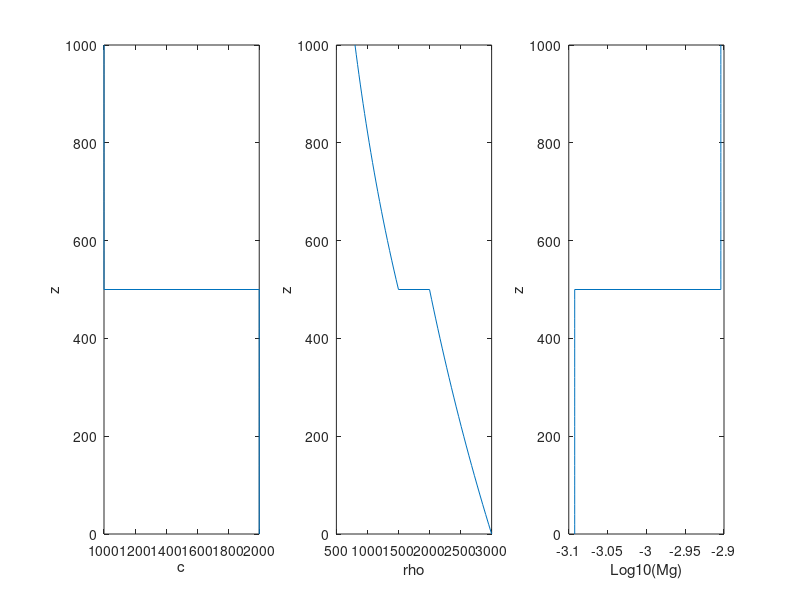

Recreate this plot in MATLAB. (Note: this script raises an error after producing the figure.)
% conduit internal gravity model driver

%% Model parameters.
% conduit parameters
%
source = '../source';
addpath(genpath(source));
%% define the material properties and discretization parameters.
Mc.R  = 10;  % conduit radius
Mc.L   = 1000; % conduit length
Mc.nz = 50;  % number of grid points in z direction
Mc.nr = 30;  % number of grid points in r direction
Mc.order = 6; % order of accuracy in z direction
Mc.order_r = 6; % order of accuracy in r direction

Mc.S = pi*Mc.R^2*ones(Mc.nz+1, 1); %cross-sectional area.
Mc.g = 10; % gravitational acceleration.

% I don't implement the exsolution in this model, so set this to false.
Mc.with_exsolution=false;

% This interface split flag handles the properties jump at the exsolution
% depth.  You need to specify the jump index for the code to handle the
% interface condition.
Mc.interface_split=true;

Mc.mu = 50*ones(Mc.nz+1, 1);
z = Mc.L/Mc.nz*[0:Mc.nz]';

% density profile, I use exponential profile as an example but you can
% specify other profiles. You just need to make sure that this profile is
% thermodynamically stable, which means the parameter M must be
% non-negative.

rho0     = 800;
rho1     = 2000;
alpha    = (log(rho1)-log(rho0))/Mc.L;

Mc.rho = rho0*exp(alpha*(Mc.L-z)); % density
Mc.c    = 1000*ones(Mc.nz+1,1); % wave speed
Mc.K    = Mc.rho.*Mc.c.^2; % bulk modulus
Mc.Mg = alpha - Mc.rho*Mc.g./Mc.K; % the parameter M I defined in Part I paper.

% Here I show you how to specify a jump in properties, let's assume the
% density increases from 800 to 1500 exponentially and jump to 2000 at the
% middle point and then increase to 3000 exponentially.

% More complext background properties can be used as long you specify the
% properties and the split_index.

% You also need to make sure each segment has enough grid points for
% specifed accuracy (you can increase the total number of grid points.)


% Make sure all the material properties have the same dimension
% S, mu rho, c, K, Mg.
%

if Mc.interface_split
    
    rho0      = 800;
    rho1      = 1500;
    rho2      = 2000;
    rho3      = 3000;
    
    c0         = 1000; % wavespeed in upper section
    c1         = 2000; % wavespeed in lower section
    
    mu0     = 100;% viscosity in upper section
    mu1     = 50;% viscosity in upper section
    
    z_split        = 500; % the z-coordinate of jump point.
    % find the closest point to the specified coordinate and duplicate the grid point
    [~, Mc.split_index] = min(abs(z - z_split));
    z_upper = z(Mc.split_index:end);
    z_lower = z(1:Mc.split_index);
    
    %
    L_lower = z(Mc.split_index);
    L_upper = Mc.L - L_lower;
    
    alpha_upper =  (log(rho1)-log(rho0))/L_upper*ones(size(z_upper));
    alpha_lower =  (log(rho3)-log(rho2))/L_lower*ones(size(z_lower));
    
    rho_upper = rho0*exp(alpha_upper.*(Mc.L-z_upper)); % density upper segment
    rho_lower =  rho2*exp(alpha_lower.*(L_lower-z_lower)); % density lower segment
    
    c_upper = c0*ones(size(z_upper));
    c_lower = c1*ones(size(z_lower));
    
    mu_upper = mu0*ones(size(z_upper));
    mu_lower = mu1*ones(size(z_lower));
    
    Mc.rho = [rho_lower; rho_upper];
    Mc.c    = [c_lower; c_upper];
    Mc.mu = [mu_lower; mu_upper];
    Mc.K    = Mc.rho.*Mc.c.^2; % bulk modulus
    alpha = [alpha_lower;alpha_upper];
    Mc.Mg = alpha - Mc.rho*Mc.g./Mc.K; % the parameter M I defined in Part I paper.
    z = [z_lower;z_upper];
    Mc.S = pi*Mc.R^2*ones(length(z), 1); %cross-sectional area.
end

% plot material properties

plot_properties = 1;

if plot_properties
    figure(111);
    props = {'c','rho','Mg'};
    n_props = length(props);
    for i = 1: n_props
        prop = props{i};
        subplot(1, n_props, i);
        if strcmp(prop, 'Mg')
            plot(log10(Mc.(prop)), z);
            xlabel('Log10(Mg)');
        else
            plot(Mc.(prop), z);
            xlabel(prop);
        end
        ylabel('z');
    end
    
end

%%
Mc.epsilon = 0; % the area ratio between the conduit and the lava lake.
Mc.pT.A = 2e5; % pressure perturbation amplitude
Mc.pT.T = 1; % pressure perturbation duration
Mc.pT.t  = 5; % pressure perturbation center time
Mc.G = @(t) Mc.pT.A*exp(-0.5*((t-Mc.pT.t)/Mc.pT.T)^2); % external force from the conduit.

Model = conduit_internal_g(Mc);
%% time domain simulation.
CFL = 0.5;
skip = 20;
T = 100;
use_imex = true; % a flag to choose if to use IMEX or not.
plot_simu = true;

% time stepping
hmin = min([Model.geom.dz]);
cmax = max(Model.M.c);
dt = CFL*hmin/cmax;
nt = ceil(T/dt);
time      = [skip:skip:nt]*dt;

if ~ use_imex
    A = Model.Ae + Model.Ai;
    
    % this matrix A is what you need for analyzing the eigenmode and
    % energetics.
    
else
    [L,U,p,q,B] = imex_ark4_get_lu(Model.Ai,dt);
    A = Model.Ae;
end

fun = @(u,t) A*u + Model.Fp(:,1)*Model.M.G(t);
tic

for i=1:nt
    t = (i-1)*dt;
    if ~use_imex
        Model=Model.update(lsrk4(fun,Model.u,t,dt));
    else
        Model=Model.update(imex_ark4_lu(Model.u,t,dt,fun, Model.Ai,L,U,p,q));
    end
    
    if mod(i, round(nt/100))==0
        fprintf( '%% %f  finished', round(i*100/nt));
        toc;
    end
    
    if mod(i,skip) == 0
        iter = i/skip;
        %plot solution.
        nr  = Model.geom.nr;
        nz = Model.geom.nz;
        
        % velocity
        vz  = reshape(Model.field(Model.u, 1), [nr,nz]); % [nr, nz]
        
        % pressure
        pz  = Model.field(Model.u, 2); % [nz, 1]
        
        % displacement
        h    = Model.field(Model.u, 3); % [nz,  1]
        
        % width averaged velocity.
        uz  = (Model.op.W1*vz)';%   [nz, 1]
        
        z   = Model.geom.z;
        rm  = Model.geom.rm;
        
        time_i = i*dt;
        if plot_simu
            figure(2);
            subplot(1,3,1)
            pcolor(rm, z, vz');
            shading INTERP;
            cmap;
            caxis([-1 1]);
            colorbar
            xlabel('r (m)'), ylabel('z (m)')
            
            subplot(1,3,2)
            plot(uz, z);
            xlim([-1, 1])
            ylim([0 Model.M.L])
            xlabel('u'), ylabel('z (m)')
            
            subplot(1,3,3)
            plot(pz, z);
            xlim([-2.5e5,2.5e5]);
            ylim([0 Model.M.L])
            xlabel('p'), ylabel('z (m)')
            drawnow;
        end
    end
end